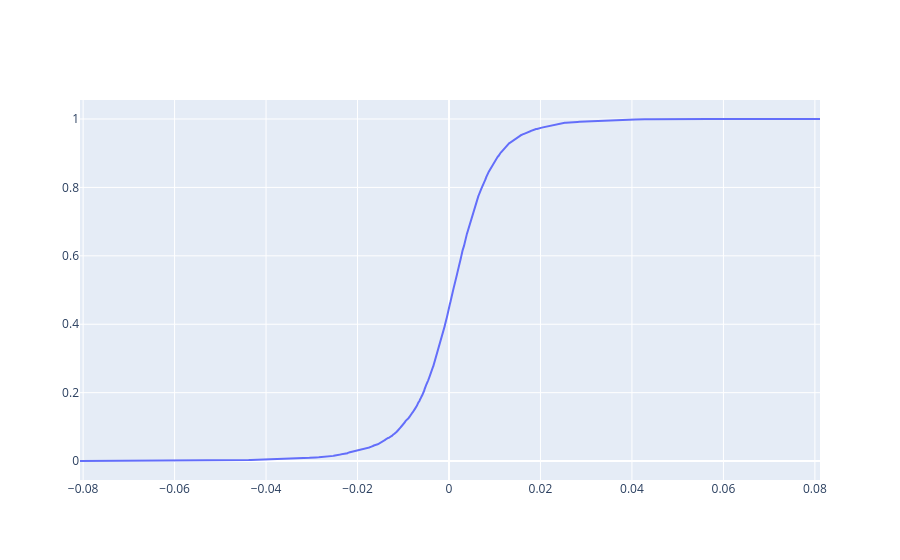

This figure's notebook cell:
### Code cell
cum_returns = sorted(returns)
n = len(cum_returns)
cum_prob = np.arange(1, n+1) / n
fig = go.Figure()
fig.add_trace(go.Scatter(x=cum_returns, y=cum_prob))
fig.show()

### Figure 1 — Plotly figure (JSON) as saved in the notebook; plotly's stock layout.template omitted (floating-point values rounded to 4 significant figures; data arrays with more than 128 entries replaced by an {"elided": "..."} marker saying what was removed)
{"data": [{"type": "scatter", "x": {"elided": "4020 float values"}, "y": {"elided": "4020 float values"}}], "layout": {}}
